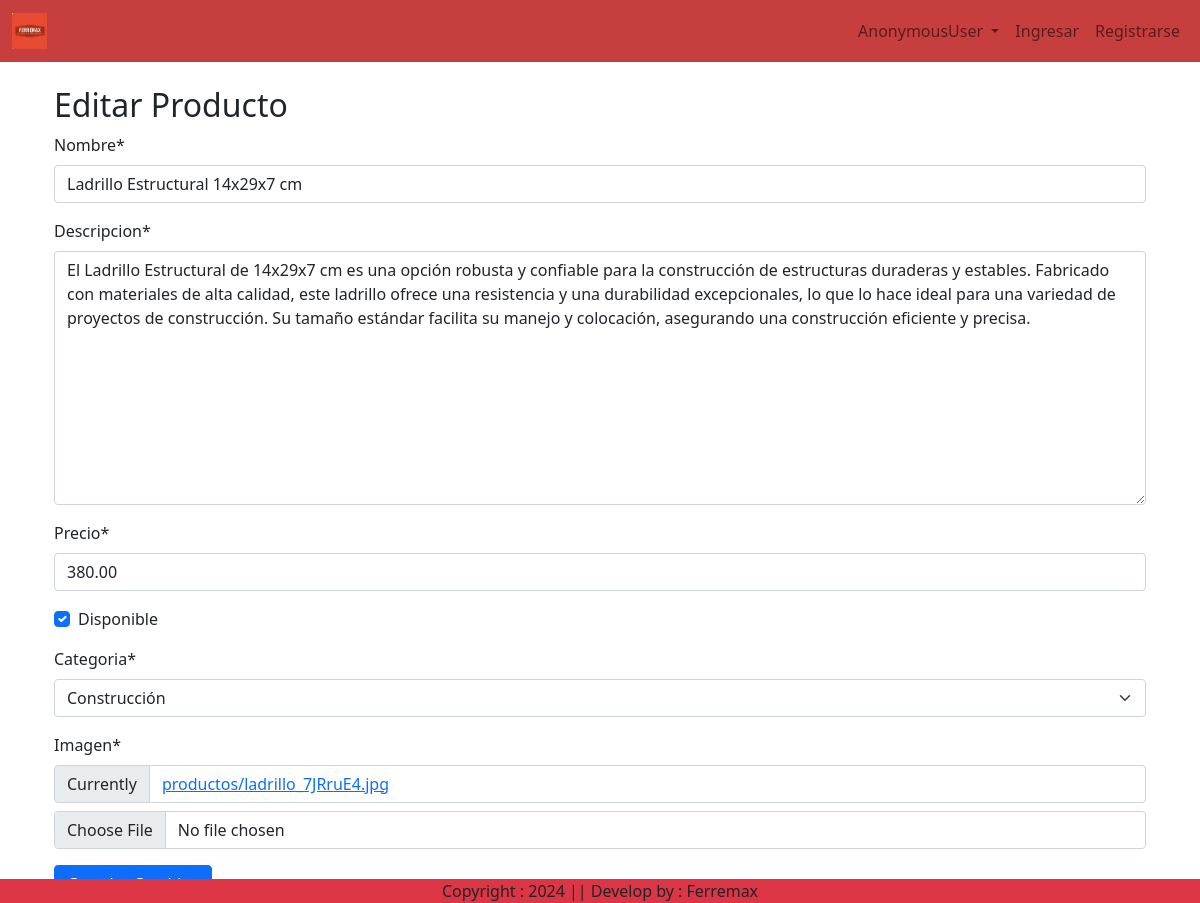
Screenshot of /editar_producto/6/ with the database file from the repository.
### Productos/models.py (models this page shows, shortened)
class Producto(models.Model):
    nombre = models.CharField(max_length=100)
    descripcion = models.TextField()
    precio = models.DecimalField(max_digits=10, decimal_places=2)
    disponible = models.BooleanField(default=True)
    categoria = models.ForeignKey('Categoria', related_name='productos', on_delete=models.CASCADE)
    imagen = models.ImageField(upload_to='productos/', default='productos')

class Categoria(models.Model):
    nombre = models.CharField(max_length=100)
    def __str__(self):
        return self.nombre

### App/views.py (the view)
# urls.py: path('editar_producto/<int:id_producto>/', views.editar_producto, name='editar_producto'),
def editar_producto(request, id_producto):
    producto = get_object_or_404(Producto, pk=id_producto)
    if request.method == 'POST':
        form = ProductoForm(request.POST, request.FILES, instance=producto)
        if form.is_valid():
            form.save()
            return redirect('listar_administracion')  # Redirigir a la página de administración o donde sea necesario
    else:
        form = ProductoForm(instance=producto)
    return render(request, 'pagina/editar_producto.html', {'form': form})

### App/forms.py
class ProductoForm(forms.ModelForm):
    class Meta:
        model = Producto
        fields = '__all__'

### App/templates/pagina/editar_producto.html (shortened to what this page needs)
{% extends 'pagina/base.html' %}
{% load static %}
{% load bootstrap5 %}
{% load crispy_forms_tags %}
{% block main-content %}
<div class="container">
    <h2>Editar Producto</h2>
    <form method="post" enctype="multipart/form-data">
        {{ form | crispy}}
        <button type="submit" class="btn btn-primary">Guardar Cambios</button>
    </form>
</div>
{% endblock main-content %}

### rows the page displays
Producto: nombre "Ladrillo Estructural 14x29x7 cm", descripcion "El Ladrillo Estructural de 14x29x7 cm es una opción robusta y confiable para la construcción de estructuras duraderas y estables. Fabricado con materiales de alta calidad, este ladrillo ofrece una resistencia y una durabilidad excepcionales, lo que lo hace ideal para una variedad de proyectos de construcción. Su tamaño estándar facilita su manejo y colocación, asegurando una construcción eficiente y precisa.", precio "380.00", disponible "☑", categoria "Construcción"

### other values shown
{{ user }} "AnonymousUser"
